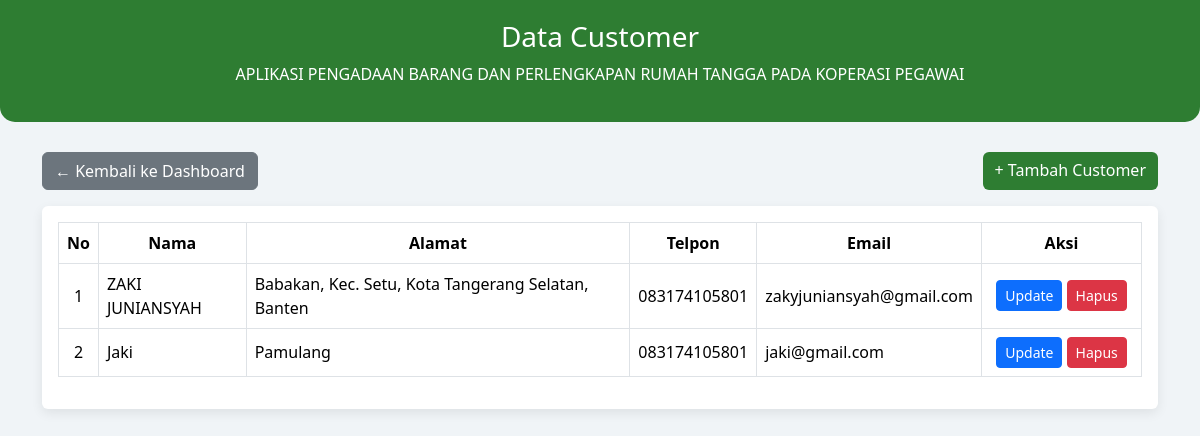
/customer.php, run on the app's committed database.
### tables this page shows
CREATE TABLE `customer` (
  `id` int NOT NULL,
  `nama` varchar(255) NOT NULL,
  `alamat` varchar(255) NOT NULL,
  `telpon` varchar(30) DEFAULT NULL,
  `email` varchar(255) NOT NULL
);

### koneksi.php (called while the page is built, shortened)
<?php
$koneksi = mysqli_connect("localhost", "root", "", "ujikom");
function query($query)
{
    global $koneksi;
    $result = mysqli_query($koneksi, $query);
    $rows = [];
    while ($row = mysqli_fetch_assoc($result)) {
        $rows[] = $row;
    }
    return $rows;
}

### customer.php (the view, shortened to what this page needs)
<?php
require 'koneksi.php';
$customer = query("SELECT * FROM customer");
?>
<!doctype html>
<html lang="id">
<head>
  <link href="https://cdn.jsdelivr.net/npm/bootstrap@5.3.2/dist/css/bootstrap.min.css" rel="stylesheet">
</head>
<body>
<div class="header">
  <h3>Data Customer</h3>
  <p>APLIKASI PENGADAAN BARANG DAN PERLENGKAPAN RUMAH TANGGA PADA KOPERASI PEGAWAI</p>
</div>
<div class="container mb-5">
  <div class="d-flex justify-content-between mb-3">
    <a href="dashboard.php" class="btn btn-secondary">← Kembali ke Dashboard</a>
    <a href="tambahCustomer.php" class="btn btn-success">+ Tambah Customer</a>
  </div>
  <div class="card p-3">
    <div class="table-responsive">
      <table class="table table-bordered table-hover align-middle">
        <thead>
          <tr class="text-center">
            <th>No</th>
            <th>Nama</th>
            <th>Alamat</th>
            <th>Telpon</th>
            <th>Email</th>
            <th width="160">Aksi</th>
          </tr>
        </thead>
        <tbody>
          <?php if(!empty($customer)): ?>
            <?php $i=1; foreach ($customer as $cst): ?>
              <tr>
                <td class="text-center"><?= $i++; ?></td>
                <td><?= htmlspecialchars($cst['nama']); ?></td>
                <td><?= htmlspecialchars($cst['alamat']); ?></td>
                <td><?= htmlspecialchars($cst['telpon']); ?></td>
                <td><?= htmlspecialchars($cst['email']); ?></td>
                <td class="text-center">
                  <a href="ubahCustomer.php?id=<?= $cst['id']; ?>" class="btn btn-sm btn-primary">Update</a>
                  <a href="hapusCustomer.php?id=<?= $cst['id']; ?>"
                     class="btn btn-sm btn-danger"
                     onclick="return confirm('Yakin hapus data customer ini?')">Hapus</a>
                </td>
              </tr>
            <?php endforeach; ?>
          <?php else: ?>
              <tr><td colspan="6" class="text-center text-muted">Belum ada data customer</td></tr>
          <?php endif; ?>
        </tbody>
      </table>
    </div>
  </div>
</div>
</body>
</html>

### customer.php (style rules this page uses)
body { background:#f0f4f7;font-family:'Segoe UI',sans-serif; }
.header { background:#2e7d32;color:#fff;padding:20px;text-align:center;border-radius:0 0 15px 15px;margin-bottom:30px; }
.card { border:none;box-shadow:0 4px 12px rgba(0,0,0,0.08); }
.btn-success { background:#2e7d32;border:none; }
.table thead { background:#2e7d32;color:#fff; }

### data on the page
customer: nama "ZAKI JUNIANSYAH", alamat "Babakan, Kec. Setu, Kota Tangerang Selatan, Banten", telpon "083174105801", email "zakyjuniansyah@gmail.com"
customer: nama "Jaki", alamat "Pamulang", telpon "083174105801", email "jaki@gmail.com"
